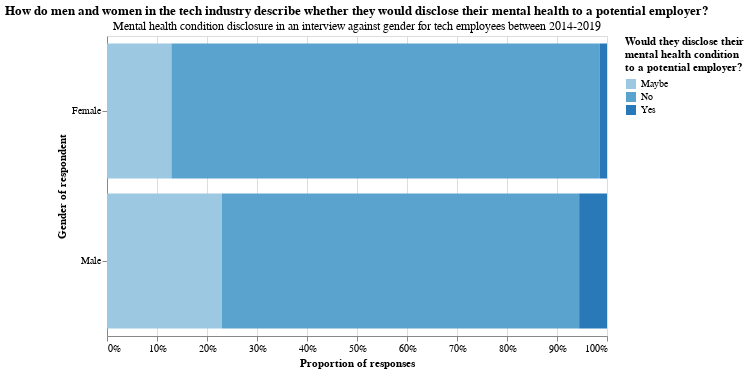

Here is the notebook cell this chart was saved with:
### Markdown cell above
### Creating visualization

I will use Altair, a library in Python used for visualization to construct the view to answer our question. As I will be comparing proportions, I will make a bar chart.

### Code cell
mh_order = ['Yes', 'Maybe', 'No']

chart = alt.Chart(df, title=alt.Title('How do men and women in the tech industry describe whether they would disclose their mental health to a potential employer?', subtitle='Mental health condition disclosure in an interview against gender for tech employees between 2014-2019')
                 ).mark_bar().encode(
    y=alt.Y('gender:N').title('Gender of respondent'),
    x=alt.X('count_responses', sort=mh_order).stack('normalize').title('Proportion of responses'),
    color=alt.Color('mh_in_interview:O').legend(title=['Would they disclose their', 'mental health condition', 'to a potential employer?']))
chart.properties(width=500,
                height=300)

### Figure 1 — Vega-Lite specification as saved in the notebook (floating-point values rounded to 4 significant figures)
{"config": {"view": {"continuousWidth": 300, "continuousHeight": 300}}, "data": {"name": "data-c99cee18ea50a7cda199e40095c7bf8a"}, "mark": {"type": "bar"}, "encoding": {"color": {"field": "mh_in_interview", "legend": {"title": ["Would they disclose their", "mental health condition", "to a potential employer?"]}, "type": "ordinal"}, "x": {"field": "count_responses", "sort": ["Yes", "Maybe", "No"], "stack": "normalize", "title": "Proportion of responses", "type": "quantitative"}, "y": {"field": "gender", "title": "Gender of respondent", "type": "nominal"}}, "height": 300, "title": {"text": "How do men and women in the tech industry describe whether they would disclose their mental health to a potential employer?", "subtitle": "Mental health condition disclosure in an interview against gender for tech employees between 2014-2019"}, "width": 500, "$schema": "https://vega.github.io/schema/vega-lite/v5.20.1.json", "datasets": {"data-c99cee18ea50a7cda199e40095c7bf8a": [{"gender": "Female", "mh_in_interview": "Maybe", "count_responses": 63}, {"gender": "Female", "mh_in_interview": "No", "count_responses": 419}, {"gender": "Female", "mh_in_interview": "Yes", "count_responses": 7}, {"gender": "Male", "mh_in_interview": "Maybe", "count_responses": 301}, {"gender": "Male", "mh_in_interview": "No", "count_responses": 937}, {"gender": "Male", "mh_in_interview": "Yes", "count_responses": 73}]}}
